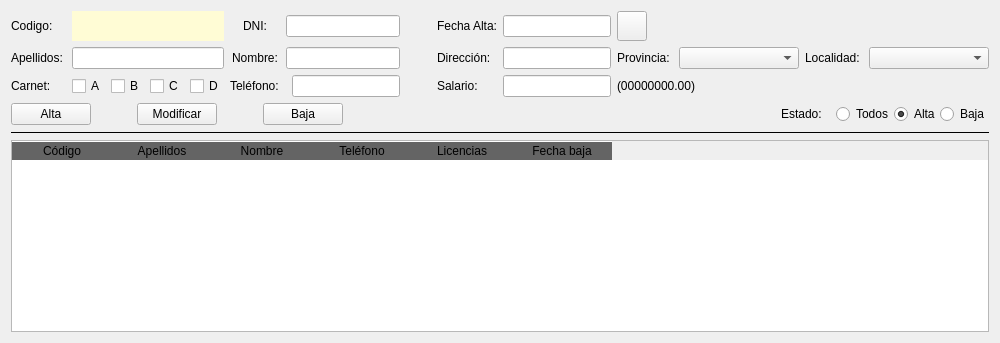
      <widget class="QWidget" name="tabDrivers">
       <property name="sizePolicy">
        <sizepolicy hsizetype="Preferred" vsizetype="Preferred">
         <horstretch>0</horstretch>
         <verstretch>0</verstretch>
        </sizepolicy>
       </property>
       <attribute name="title">
        <string>Conductores</string>
       </attribute>
       <layout class="QGridLayout" name="gridLayout_2">
        <item row="0" column="0" colspan="2">
         <layout class="QGridLayout" name="gridLayout">
          <item row="2" column="0">
           <widget class="QLabel" name="lblCarnet">
            <property name="minimumSize">
             <size>
              <width>55</width>
              <height>0</height>
             </size>
            </property>
            <property name="text">
             <string>Carnet: </string>
            </property>
           </widget>
          </item>
          <item row="2" column="10">
           <widget class="QLineEdit" name="textoSalario"/>
          </item>
          <item row="2" column="2">
           <widget class="QCheckBox" name="checkB">
            <property name="text">
             <string>B</string>
            </property>
           </widget>
          </item>
          <item row="2" column="9">
           <widget class="QLabel" name="lblSalario">
            <property name="text">
             <string>Salario: </string>
            </property>
           </widget>
          </item>
          <item row="2" column="11" colspan="3">
           <widget class="QLabel" name="lblInstrucionesSalario">
            <property name="text">
             <string>(00000000.00)</string>
            </property>
           </widget>
          </item>
          <item row="2" column="1">
           <widget class="QCheckBox" name="checkA">
            <property name="text">
             <string>A</string>
            </property>
           </widget>
          </item>
          <item row="0" column="11">
           <widget class="QPushButton" name="btnCalendario">
            <property name="minimumSize">
             <size>
              <width>30</width>
              <height>30</height>
             </size>
            </property>
            <property name="maximumSize">
             <size>
              <width>30</width>
              <height>30</height>
             </size>
            </property>
            <property name="text">
             <string/>
            </property>
            <property name="icon">
             <iconset>
              <normaloff>../img/calendario.ico</normaloff>../img/calendario.ico</iconset>
            </property>
           </widget>
          </item>
          <item row="2" column="3">
           <widget class="QCheckBox" name="checkC">
            <property name="text">
             <string>C</string>
            </property>
           </widget>
          </item>
          <item row="1" column="12" colspan="2">
           <widget class="QComboBox" name="comboProvincia">
            <property name="minimumSize">
             <size>
              <width>120</width>
              <height>0</height>
             </size>
            </property>
           </widget>
          </item>
          <item row="0" column="5">
           <widget class="QLabel" name="lblDNI">
            <property name="minimumSize">
             <size>
              <width>50</width>
              <height>0</height>
             </size>
            </property>
            <property name="text">
             <string>DNI:</string>
            </property>
            <property name="alignment">
             <set>Qt::AlignCenter</set>
            </property>
           </widget>
          </item>
          <item row="1" column="16">
           <widget class="QComboBox" name="comboLocalidad">
            <property name="minimumSize">
             <size>
              <width>120</width>
              <height>0</height>
             </size>
            </property>
           </widget>
          </item>
          <item row="0" column="1" colspan="4">
           <widget class="QLabel" name="lblCodigoBD">
            <property name="minimumSize">
             <size>
              <width>100</width>
              <height>0</height>
             </size>
            </property>
            <property name="styleSheet">
             <string notr="true">background: rgb(255, 252, 213)</string>
            </property>
            <property name="text">
             <string/>
            </property>
           </widget>
          </item>
          <item row="0" column="9">
           <widget class="QLabel" name="lblFechaAlta">
            <property name="minimumSize">
             <size>
              <width>0</width>
              <height>0</height>
             </size>
            </property>
            <property name="text">
             <string>Fecha Alta:</string>
            </property>
            <property name="alignment">
             <set>Qt::AlignLeading|Qt::AlignLeft|Qt::AlignVCenter</set>
            </property>
           </widget>
          </item>
          <item row="0" column="10">
           <widget class="QLineEdit" name="textoFechaAlta">
            <property name="minimumSize">
             <size>
              <width>0</width>
              <height>0</height>
             </size>
            </property>
            <property name="alignment">
             <set>Qt::AlignCenter</set>
            </property>
           </widget>
          </item>
          <item row="2" column="4">
           <widget class="QCheckBox" name="checkD">
            <property name="text">
             <string>D</string>
            </property>
           </widget>
          </item>
          <item row="1" column="0">
           <widget class="QLabel" name="lblApellidos">
            <property name="minimumSize">
             <size>
              <width>55</width>
              <height>0</height>
             </size>
            </property>
            <property name="maximumSize">
             <size>
              <width>50</width>
              <height>16777215</height>
             </size>
            </property>
            <property name="text">
             <string>Apellidos:</string>
            </property>
            <property name="alignment">
             <set>Qt::AlignLeading|Qt::AlignLeft|Qt::AlignVCenter</set>
            </property>
           </widget>
          </item>
          <item row="1" column="1" colspan="4">
           <widget class="QLineEdit" name="textoApellidos">
            <property name="minimumSize">
             <size>
              <width>0</width>
              <height>0</height>
             </size>
            </property>
            <property name="alignment">
             <set>Qt::AlignLeading|Qt::AlignLeft|Qt::AlignVCenter</set>
            </property>
           </widget>
          </item>
          <item row="1" column="14" colspan="2">
           <widget class="QLabel" name="lblLocalidad">
            <property name="text">
             <string>Localidad: </string>
            </property>
           </widget>
          </item>
          <item row="1" column="11">
           <widget class="QLabel" name="lblProvincia">
            <property name="frameShape">
             <enum>QFrame::NoFrame</enum>
            </property>
            <property name="text">
             <string>Provincia: </string>
            </property>
            <property name="alignment">
             <set>Qt::AlignCenter</set>
            </property>
           </widget>
          </item>
          <item row="2" column="7">
           <widget class="QLineEdit" name="textoTelefono"/>
          </item>
          <item row="2" column="5" colspan="2">
           <widget class="QLabel" name="lblTelefono">
            <property name="minimumSize">
             <size>
              <width>55</width>
              <height>0</height>
             </size>
            </property>
            <property name="text">
             <string>Teléfono: </string>
            </property>
           </widget>
          </item>
          <item row="1" column="6" colspan="2">
           <widget class="QLineEdit" name="textoNombre">
            <property name="minimumSize">
             <size>
              <width>0</width>
              <height>0</height>
             </size>
            </property>
            <property name="maximumSize">
             <size>
              <width>16777215</width>
              <height>16777215</height>
             </size>
            </property>
           </widget>
          </item>
          <item row="1" column="9">
           <widget class="QLabel" name="lblDireccion">
            <property name="minimumSize">
             <size>
              <width>55</width>
              <height>0</height>
             </size>
            </property>
            <property name="text">
             <string>Dirección: </string>
            </property>
           </widget>
          </item>
          <item row="0" column="6" colspan="2">
           <widget class="QLineEdit" name="textoDNI">
            <property name="minimumSize">
             <size>
              <width>0</width>
              <height>0</height>
             </size>
            </property>
            <property name="maximumSize">
             <size>
              <width>200</width>
              <height>16777215</height>
             </size>
            </property>
            <property name="layoutDirection">
             <enum>Qt::LeftToRight</enum>
            </property>
            <property name="alignment">
             <set>Qt::AlignCenter</set>
            </property>
           </widget>
          </item>
          <item row="1" column="10">
           <widget class="QLineEdit" name="textoDireccion"/>
          </item>
          <item row="1" column="5">
           <widget class="QLabel" name="lblFechaAlta_2">
            <property name="minimumSize">
             <size>
              <width>0</width>
              <height>0</height>
             </size>
            </property>
            <property name="text">
             <string>Nombre:</string>
            </property>
            <property name="alignment">
             <set>Qt::AlignCenter</set>
            </property>
           </widget>
          </item>
          <item row="0" column="0">
           <widget class="QLabel" name="lblCodigo">
            <property name="minimumSize">
             <size>
              <width>55</width>
              <height>0</height>
             </size>
            </property>
            <property name="maximumSize">
             <size>
              <width>16777215</width>
              <height>16777215</height>
             </size>
            </property>
            <property name="text">
             <string>Codigo:</string>
            </property>
            <property name="alignment">
             <set>Qt::AlignLeading|Qt::AlignLeft|Qt::AlignVCenter</set>
            </property>
           </widget>
          </item>
          <item row="0" column="8">
           <widget class="QLabel" name="lblValidarDNI">
            <property name="minimumSize">
             <size>
              <width>25</width>
              <height>25</height>
             </size>
            </property>
            <property name="maximumSize">
             <size>
              <width>25</width>
              <height>25</height>
             </size>
            </property>
            <property name="text">
             <string/>
            </property>
            <property name="textFormat">
             <enum>Qt::AutoText</enum>
            </property>
            <property name="pixmap">
             <pixmap>../img/incorrecto.ico</pixmap>
            </property>
            <property name="scaledContents">
             <bool>true</bool>
            </property>
           </widget>
          </item>
         </layout>
        </item>
        <item row="1" column="0">
         <layout class="QHBoxLayout" name="horizontalLayout_4">
          <item>
           <widget class="QPushButton" name="botonAltaConductor">
            <property name="minimumSize">
             <size>
              <width>75</width>
              <height>20</height>
             </size>
            </property>
            <property name="text">
             <string>Alta</string>
            </property>
           </widget>
          </item>
          <item>
           <spacer name="horizontalSpacer">
            <property name="orientation">
             <enum>Qt::Horizontal</enum>
            </property>
            <property name="sizeType">
             <enum>QSizePolicy::Minimum</enum>
            </property>
            <property name="sizeHint" stdset="0">
             <size>
              <width>40</width>
              <height>20</height>
             </size>
            </property>
           </spacer>
          </item>
          <item>
           <widget class="QPushButton" name="botonModificarConductor">
            <property name="minimumSize">
             <size>
              <width>75</width>
              <height>20</height>
             </size>
            </property>
            <property name="text">
             <string>Modificar</string>
            </property>
           </widget>
          </item>
          <item>
           <spacer name="horizontalSpacer_2">
            <property name="orientation">
             <enum>Qt::Horizontal</enum>
            </property>
            <property name="sizeType">
             <enum>QSizePolicy::Minimum</enum>
            </property>
            <property name="sizeHint" stdset="0">
             <size>
              <width>40</width>
              <height>20</height>
             </size>
            </property>
           </spacer>
          </item>
          <item>
           <widget class="QPushButton" name="botonBajaConductor">
            <property name="minimumSize">
             <size>
              <width>75</width>
              <height>20</height>
             </size>
            </property>
            <property name="text">
             <string>Baja</string>
            </property>
           </widget>
          </item>
         </layout>
        </item>
        <item row="1" column="1">
         <layout class="QHBoxLayout" name="horizontalLayout_7">
          <property name="spacing">
           <number>0</number>
          </property>
          <property name="sizeConstraint">
           <enum>QLayout::SetDefaultConstraint</enum>
          </property>
          <item>
           <spacer name="horizontalSpacer_5">
            <property name="orientation">
             <enum>Qt::Horizontal</enum>
            </property>
            <property name="sizeHint" stdset="0">
             <size>
              <width>40</width>
              <height>20</height>
             </size>
            </property>
           </spacer>
          </item>
          <item>
           <widget class="QLabel" name="lblEstado">
            <property name="minimumSize">
             <size>
              <width>55</width>
              <height>0</height>
             </size>
            </property>
            <property name="text">
             <string>Estado: </string>
            </property>
           </widget>
          </item>
          <item>
           <widget class="QRadioButton" name="radioTodos">
            <property name="text">
             <string>Todos</string>
            </property>
            <property name="checked">
             <bool>false</bool>
            </property>
            <attribute name="buttonGroup">
             <string notr="true">groupEstado</string>
            </attribute>
           </widget>
          </item>
          <item>
           <widget class="QRadioButton" name="radioAlta">
            <property name="text">
             <string>Alta</string>
            </property>
            <property name="checked">
             <bool>true</bool>
            </property>
            <attribute name="buttonGroup">
             <string notr="true">groupEstado</string>
            </attribute>
           </widget>
          </item>
          <item>
           <widget class="QRadioButton" name="radioBaja">
            <property name="text">
             <string>Baja</string>
            </property>
            <attribute name="buttonGroup">
             <string notr="true">groupEstado</string>
            </attribute>
           </widget>
          </item>
         </layout>
        </item>
        <item row="2" column="0" colspan="2">
         <widget class="Line" name="line">
          <property name="frameShadow">
           <enum>QFrame::Plain</enum>
          </property>
          <property name="orientation">
           <enum>Qt::Horizontal</enum>
          </property>
         </widget>
        </item>
        <item row="3" column="0" colspan="2">
         <widget class="QTableWidget" name="tablaConductores">
          <property name="sizePolicy">
           <sizepolicy hsizetype="Expanding" vsizetype="Expanding">
            <horstretch>0</horstretch>
            <verstretch>0</verstretch>
           </sizepolicy>
          </property>
          <property name="minimumSize">
           <size>
            <width>0</width>
            <height>0</height>
           </size>
          </property>
          <property name="styleSheet">
           <string notr="true">QHeaderView::section:horizontal
{
border-top: 1px solid #ffffff;
color:'white';
font: 300 11pt &quot;Arial&quot;;
background-color:rgb(100,100,100);
}</string>
          </property>
          <property name="editTriggers">
           <set>QAbstractItemView::NoEditTriggers</set>
          </property>
          <property name="alternatingRowColors">
           <bool>true</bool>
          </property>
          <property name="selectionBehavior">
           <enum>QAbstractItemView::SelectRows</enum>
          </property>
          <attribute name="verticalHeaderVisible">
           <bool>false</bool>
          </attribute>
          <column>
           <property name="text">
            <string>Código</string>
           </property>
          </column>
          <column>
           <property name="text">
            <string>Apellidos</string>
           </property>
          </column>
          <column>
           <property name="text">
            <string>Nombre</string>
           </property>
          </column>
          <column>
           <property name="text">
            <string>Teléfono</string>
           </property>
          </column>
          <column>
           <property name="text">
            <string>Licencias</string>
           </property>
          </column>
          <column>
           <property name="text">
            <string>Fecha baja</string>
           </property>
          </column>
         </widget>
        </item>
       </layout>
      </widget>
